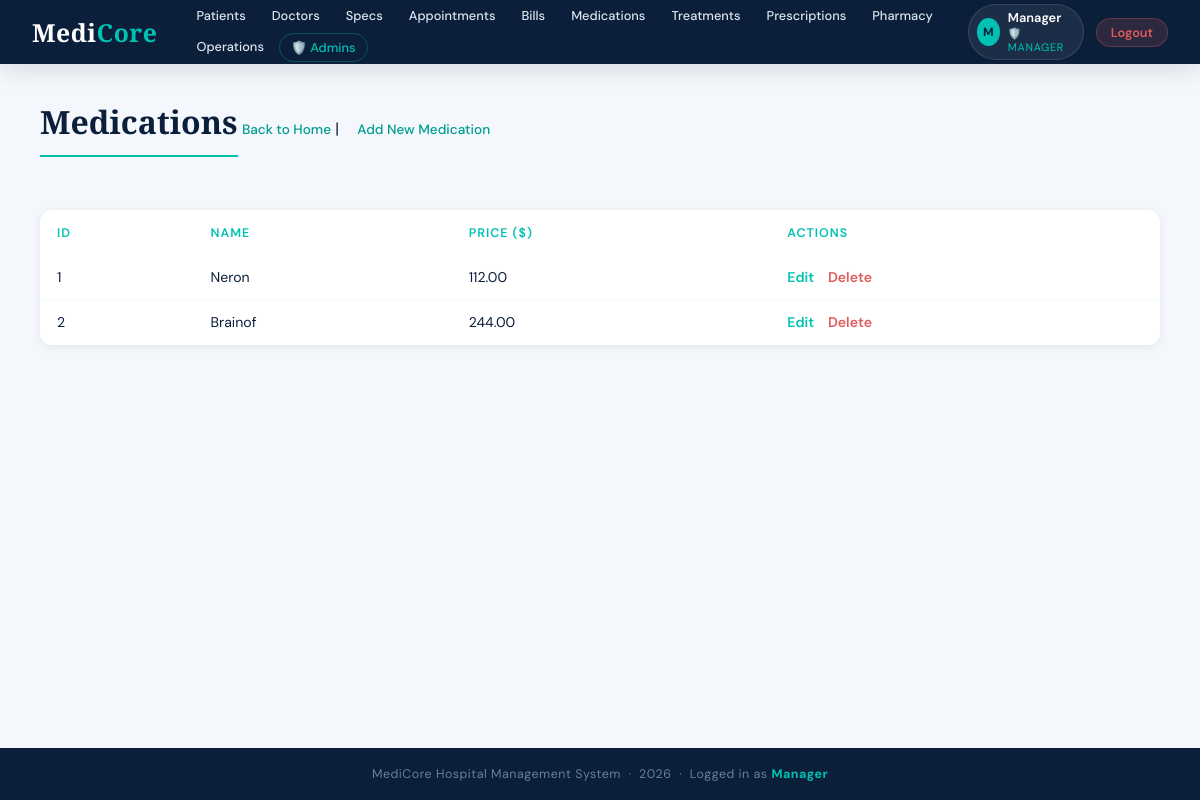
The app's page /hospital-system/medications/list.php (signed in) with its own data.
### tables this page shows
CREATE TABLE `medications` (
  `id` int(11) NOT NULL,
  `name` varchar(100) DEFAULT NULL,
  `price` decimal(10,2) DEFAULT NULL
);

### hospital-system/medications/list.php (the view, shortened to what this page needs)
<?php
include('../config/db.php');
include('../includes/header.php');
?>
<h2>Medications</h2>
<a href="../index.php">Back to Home</a> | <a href="add.php">Add New Medication</a>
<br><br>
<table border="1" cellpadding="10">
    <tr>
        <th>ID</th><th>Name</th><th>Price ($)</th><th>Actions</th>
    </tr>
    <?php
    $result = $conn->query("SELECT * FROM medications");
    if ($result->num_rows > 0) {
        while ($row = $result->fetch_assoc()) {
            echo "<tr>
                <td>{$row['id']}</td>
                <td>{$row['name']}</td>
                <td>" . number_format($row['price'], 2) . "</td>
                <td>
                    <a href='edit.php?id={$row['id']}' style='color:#00c2b3;font-weight:600;text-decoration:none;margin-right:10px;'>Edit</a>
                    <a href='list.php?delete={$row['id']}' style='color:#e05c5c;font-weight:600;text-decoration:none;' onclick=\"return confirm('Delete this medication?')\">Delete</a>
                </td>
            </tr>";
        }
    } else {
        echo "<tr><td colspan='4'>No medications found</td></tr>";
    }
    ?>
</table>
<?php include('../includes/footer.php'); ?>

### hospital-system/includes/header.php (style rules this page uses)
:root { --navy: #0b1f3a; --navy-mid: #122947; --teal: #00c2b3; --teal-dim: #009e91; --sky: #e8f7f6; --white: #ffffff; --grey-light:#f4f7fb; --grey-mid: #dce5ef; --grey-text: #6b7f96; --danger: #e05c5c; --success: #27ae7a; --shadow-sm: 0 2px 8px rgba(11,31,58,.08); --shadow-md: 0 6px 24px rgba(11,31,58,.12); --shadow-lg: 0 16px 48px rgba(11,31,58,.16); --radius: 12px; --radius-sm: 7px; }
*, *::before, *::after { box-sizing:border-box; margin:0; padding:0; }
body { font-family: 'DM Sans', sans-serif; background: var(--grey-light); color: var(--navy); min-height: 100vh; display: flex; flex-direction: column; }
h2 { font-family: 'Cormorant Garamond', serif; font-size: 2rem; font-weight: 700; color: var(--navy); margin-bottom: 24px; padding-bottom: 12px; border-bottom: 2px solid var(--teal); display: inline-block; }
p > a, .page-body > a { display: inline-flex; align-items: center; gap: 5px; color: var(--teal-dim); text-decoration: none; font-size: .85rem; font-weight: 500; margin-bottom: 20px; transition: color .2s; }
p > a + a, .page-body > a + a { margin-left: 14px; }
table { width: 100%; border-collapse: collapse; background: var(--white); border-radius: var(--radius); overflow: hidden; box-shadow: var(--shadow-sm); margin-top: 8px; }
th { color: var(--teal); font-size: .78rem; font-weight: 600; text-transform: uppercase; letter-spacing: .08em; padding: 14px 16px; text-align: left; border: none !important; }
td { padding: 13px 16px; font-size: .88rem; color: var(--navy); border: none !important; border-bottom: 1px solid var(--grey-light) !important; vertical-align: middle; }
tbody tr:last-child td { border-bottom: none !important; }

### records on screen
medications: id "1", name "Neron", price "112.00"
medications: id "2", name "Brainof", price "244.00"

### other values on screen
substr($_SESSION['user_name'], 0, 1) "M"
$_SESSION['user_name'] "Manager"
